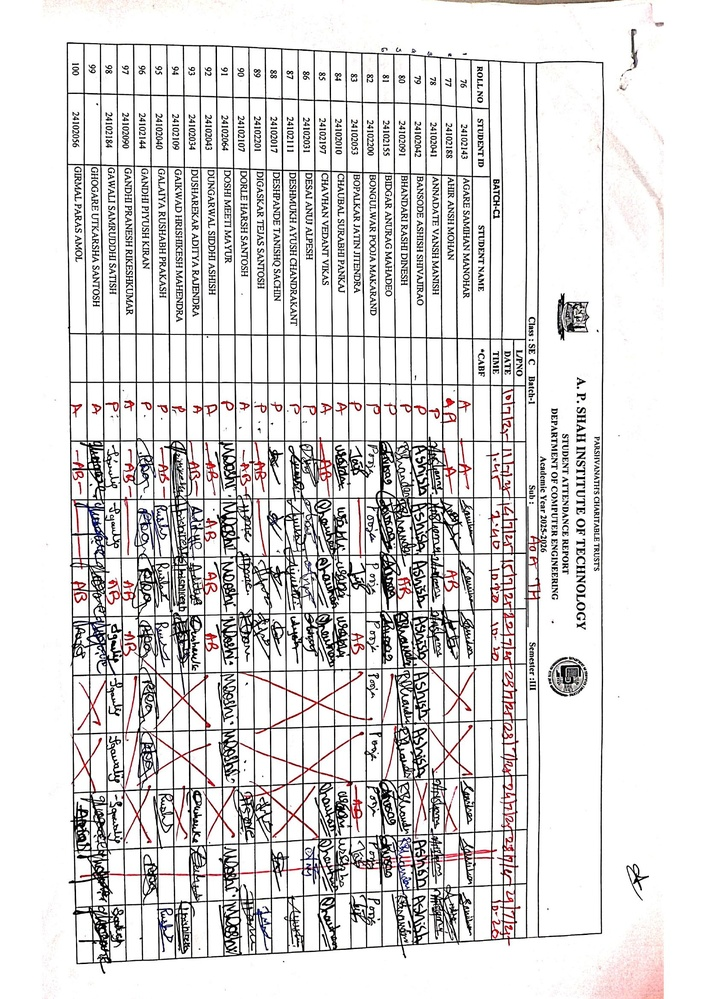
#> input picture AnamaloiesAttendanceSystem/Images/AOA VKC_page_1.jpg, 706 x 999 px, shrunk from 1653 x 2339 before the run
$ python -i TableExtractor.py   (imports and definitions only)
#> lines starting #> are read from the running program, lines starting #| are printed output that depends on the picture; after the words box and inside, x2 and y2 are one past the last pixel; in counts of white or black regions, pixels touching at a corner belong together
import cv2
import numpy as np
import os

class TableExtractor:

    def __init__(self, image_path):
        self.image_path = image_path

    def execute(self):
        self.read_image()
        self.store_process_image("0_original.jpg", self.image)
        self.convert_image_to_grayscale()
        self.store_process_image("1_grayscaled.jpg", self.grayscale_image)
        self.threshold_image()
        self.store_process_image("3_thresholded.jpg", self.thresholded_image)
        self.invert_image()
        self.store_process_image("4_inverteded.jpg", self.inverted_image)
        self.dilate_image()
        self.store_process_image("5_dialateded.jpg", self.dilated_image)
        self.find_contours()
        self.store_process_image("6_all_contours.jpg", self.image_with_all_contours)
        self.filter_contours_and_leave_only_rectangles()
        self.store_process_image("7_only_rectangular_contours.jpg", self.image_with_only_rectangular_contours)
        self.find_largest_contour_by_area()
        self.store_process_image("8_contour_with_max_area.jpg", self.image_with_contour_with_max_area)
        self.order_points_in_the_contour_with_max_area()
        self.store_process_image("9_with_4_corner_points_plotted.jpg", self.image_with_points_plotted)
        self.calculate_new_width_and_height_of_image()
        self.apply_perspective_transform()
        self.store_process_image("10_perspective_corrected.jpg", self.perspective_corrected_image)
        self.add_10_percent_padding()
        self.store_process_image("11_perspective_corrected_with_padding.jpg", self.perspective_corrected_image_with_padding)
        return self.perspective_corrected_image_with_padding

    def read_image(self):
        self.image = cv2.imread(self.image_path)
#> self.image is the input picture: shape (999, 706, 3); mean B, G, R 218.4, 218.4, 220.1

    def convert_image_to_grayscale(self):
        self.grayscale_image = cv2.cvtColor(self.image, cv2.COLOR_BGR2GRAY)

    def blur_image(self):
        self.blurred_image = cv2.blur(self.grayscale_image, (5, 5))

    def threshold_image(self):
        self.thresholded_image = cv2.threshold(self.grayscale_image, 0, 255, cv2.THRESH_BINARY + cv2.THRESH_OTSU)[1]
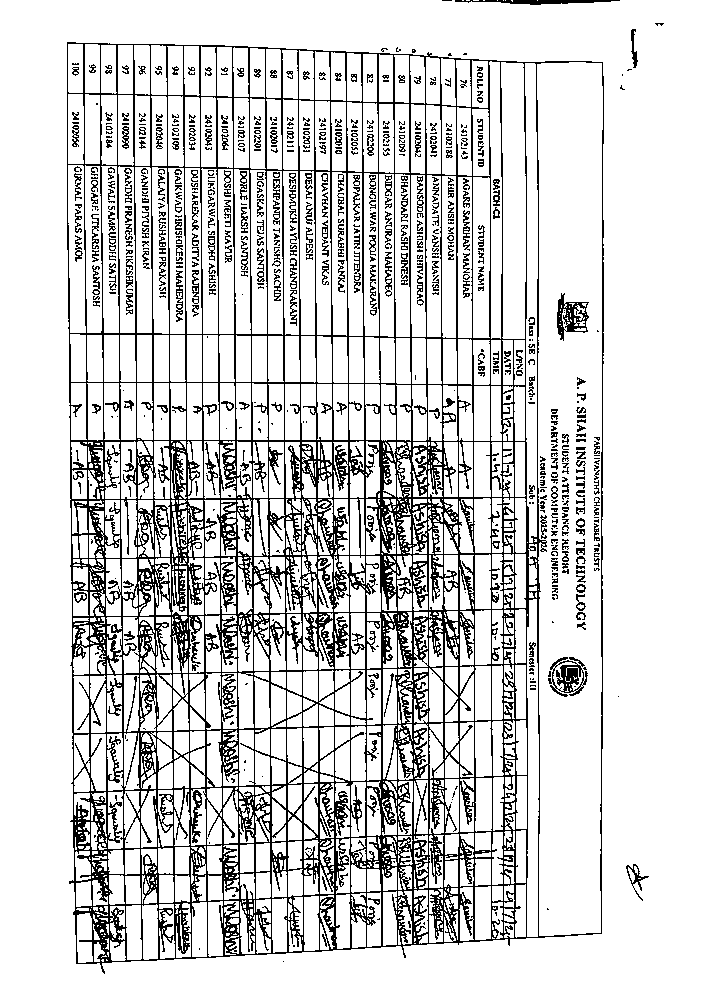
#> self.thresholded_image: shape (999, 706); 83.2% white; black in thin lines or dots, all inside (x1, y1, x2, y2) = (67, 0, 664, 974)

    def invert_image(self):
        self.inverted_image = cv2.bitwise_not(self.thresholded_image)

    def dilate_image(self):
        self.dilated_image = cv2.dilate(self.inverted_image, None, iterations=5)
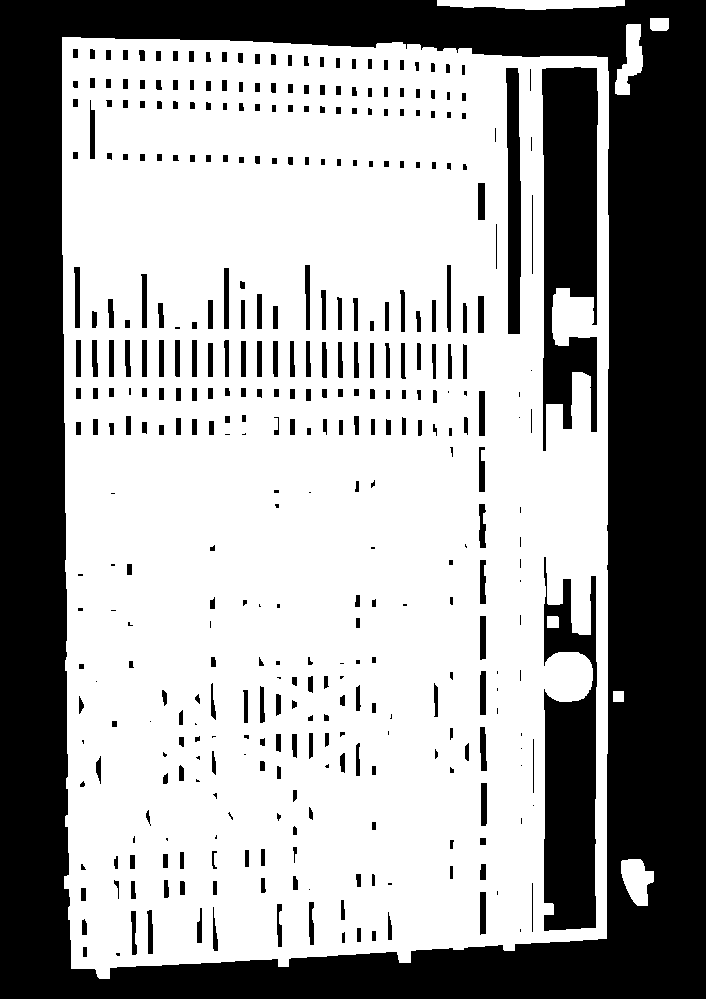
#> self.dilated_image: shape (999, 706); 62.6% white; 385 black regions (73 under 20 px)

    def find_contours(self):
        self.contours, self.hierarchy = cv2.findContours(self.dilated_image, cv2.RETR_TREE, cv2.CHAIN_APPROX_SIMPLE)
#> self.contours = 392 contours, 55 with area under 20; largest, box (x1, y1, x2, y2) and area: (62, 37, 609, 979) 492645, (541, 66, 599, 452) 16574, (543, 556, 598, 932) 14878, (505, 67, 522, 335) 3586, (437, 0, 625, 10) 1304; self.hierarchy = 392 rows, first 6: [1, -1, -1, -1], [2, 0, -1, -1], [389, 1, 3, -1], [4, -1, -1, 2], [5, 3, -1, 2], [6, 4, -1, 2]
        self.image_with_all_contours = self.image.copy()
        cv2.drawContours(self.image_with_all_contours, self.contours, -1, (0, 255, 0), 3)
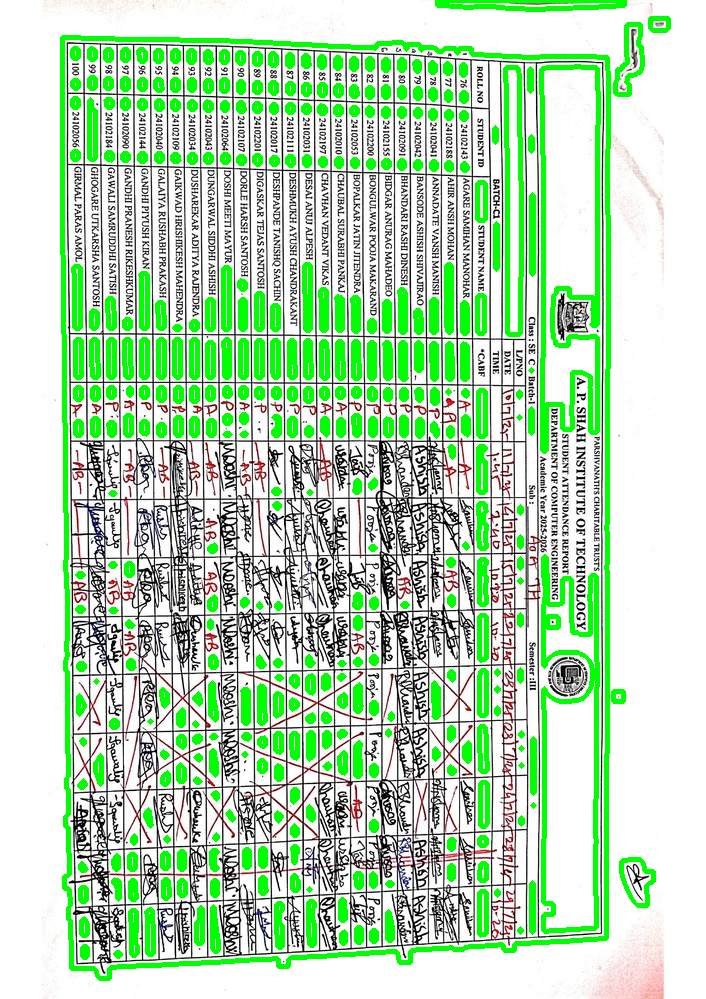
#> self.image_with_all_contours: shape (999, 706, 3); 14.36% of pixels changed, all inside (x1, y1, x2, y2) = (60, 0, 671, 981)

    def filter_contours_and_leave_only_rectangles(self):
        self.rectangular_contours = []
        for contour in self.contours:
            peri = cv2.arcLength(contour, True)
            approx = cv2.approxPolyDP(contour, 0.02 * peri, True)
            if len(approx) == 4:
                self.rectangular_contours.append(approx)
#> this loop made 392 passes
#> peri on passes 1, 4, 5: 141.6, 15.07, 29.66
#> after the loop, self.rectangular_contours = 69 contours, 8 with area under 20; largest, box (x1, y1, x2, y2) and area: (62, 37, 608, 969) 489260, (506, 67, 520, 335) 3292, (74, 266, 81, 329) 336, (223, 267, 230, 330) 306, (141, 273, 148, 329) 298
        self.image_with_only_rectangular_contours = self.image.copy()
        cv2.drawContours(self.image_with_only_rectangular_contours, self.rectangular_contours, -1, (0, 255, 0), 3)
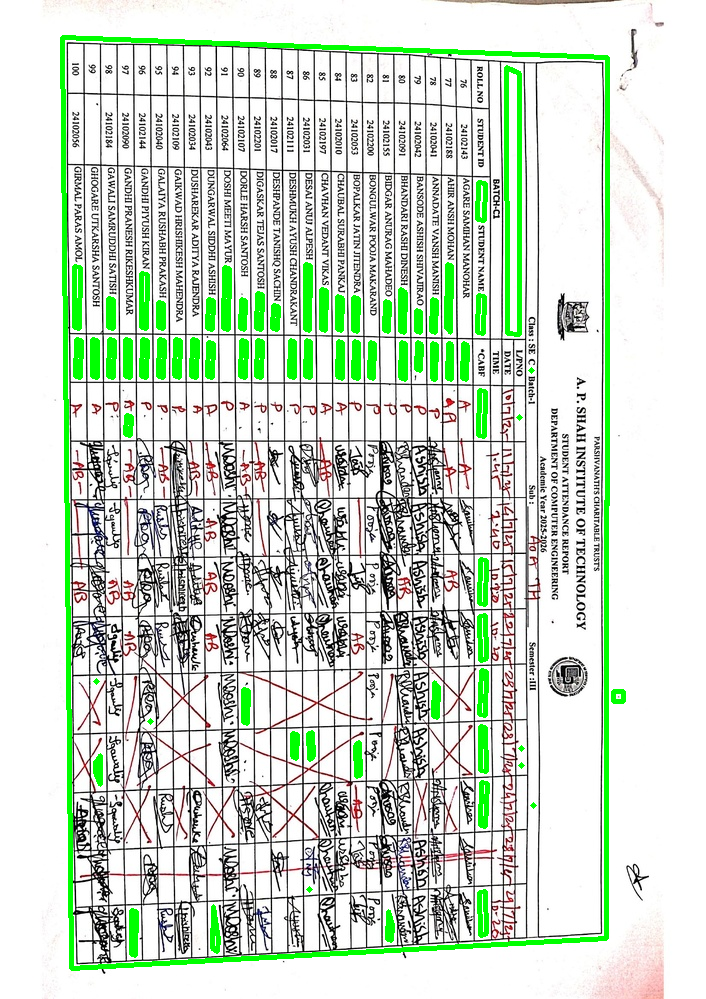
#> self.image_with_only_rectangular_contours: shape (999, 706, 3); 5.71% of pixels changed, all inside (x1, y1, x2, y2) = (60, 35, 626, 971)

    def find_largest_contour_by_area(self):
        max_area = 0
        self.contour_with_max_area = None
        for contour in self.rectangular_contours:
            area = cv2.contourArea(contour)
            if area > max_area:
                max_area = area
                self.contour_with_max_area = contour
#> this loop made 69 passes
#> (area, max_area, self.contour_with_max_area) on passes 1 to 2: (100, 100, [[613, 691], [613, 701], [623, 701], [623, 691]]), (489260, 489260, [[62, 37], [71, 968], [606, 938], [607, 57]])
#> (contour, area) on passes 3, 4, 5, 6, 9, 11: ([[388, 911], [392, 925], [391, 940], [387, 939]], 93.5), ([[131, 910], [136, 911], [135, 955], [131, 954]], 198.5), ([[213, 906], [218, 939], [217, 951], [212, 948]], 153), ([[485, 891], [486, 933], [480, 935], [479, 892]], 256.5), ([[481, 782], [487, 783], [485, 826], [480, 825]], 238), ([[100, 755], [100, 784], [95, 772], [95, 762]], 97.5)
#> after the loop, max_area = 489260
        self.image_with_contour_with_max_area = self.image.copy()
        cv2.drawContours(self.image_with_contour_with_max_area, [self.contour_with_max_area], -1, (0, 255, 0), 3)
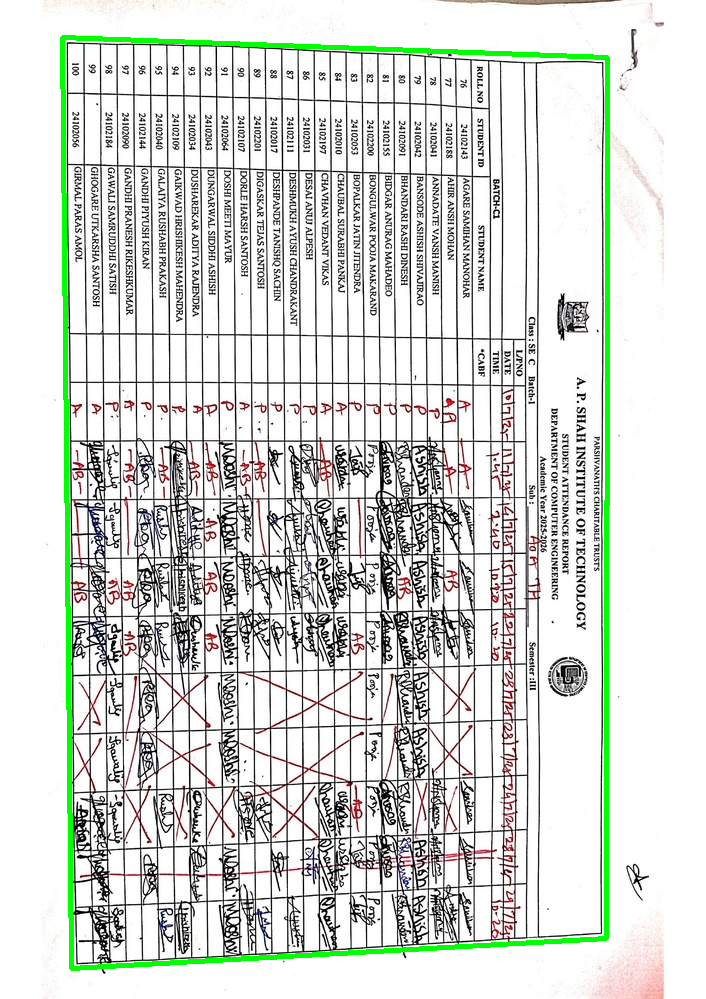
#> self.image_with_contour_with_max_area: shape (999, 706, 3); 2.05% of pixels changed, all inside (x1, y1, x2, y2) = (60, 35, 610, 971)

    def order_points_in_the_contour_with_max_area(self):
        self.contour_with_max_area_ordered = self.order_points(self.contour_with_max_area)
#> in order_points, `pts = pts.reshape(4, 2)`: pts = [[62, 37], [71, 968], [606, 938], [607, 57]]
#> in order_points, `s = pts.sum(axis=1)`: s = [99, 1039, 1544, 664]
#> in order_points, `diff = np.diff(pts, axis=1)`: diff = [-25, 897, 332, -550]
#> self.contour_with_max_area_ordered = [[62, 37], [607, 57], [606, 938], [71, 968]]
        self.image_with_points_plotted = self.image.copy()
        for point in self.contour_with_max_area_ordered:
            point_coordinates = (int(point[0]), int(point[1]))
            self.image_with_points_plotted = cv2.circle(self.image_with_points_plotted, point_coordinates, 10, (0, 0, 255), -1)
#> this loop made 4 passes
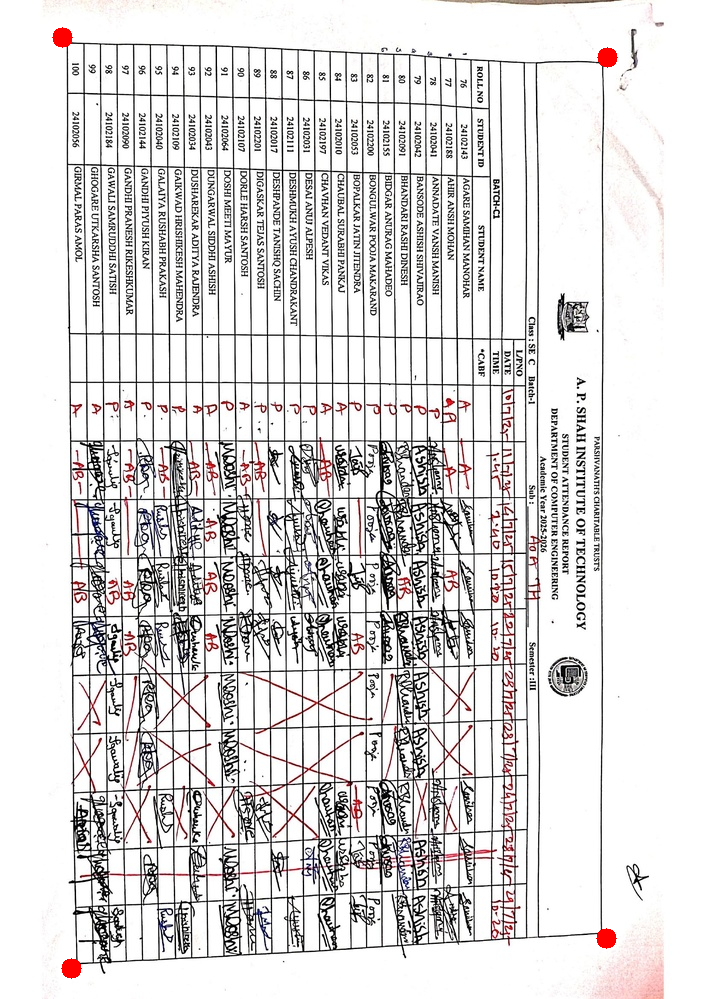
#> self.image_with_points_plotted: shape (999, 706, 3); mean B, G, R 218, 217.9, 220.1

    def calculate_new_width_and_height_of_image(self):
        existing_image_width = self.image.shape[1]
#> existing_image_width = 706
        existing_image_width_reduced_by_10_percent = int(existing_image_width * 0.9)
#> existing_image_width_reduced_by_10_percent = 635

        distance_between_top_left_and_top_right = self.calculateDistanceBetween2Points(self.contour_with_max_area_ordered[0], self.contour_with_max_area_ordered[1])
#> in calculateDistanceBetween2Points, `dis = ((p2[0] - p1[0]) ** 2 + (p2[1] - p1[1]) ** 2) ** 0.5`: dis = 545.4
#> distance_between_top_left_and_top_right = 545.4
        distance_between_top_left_and_bottom_left = self.calculateDistanceBetween2Points(self.contour_with_max_area_ordered[0], self.contour_with_max_area_ordered[3])
#> distance_between_top_left_and_bottom_left = 931

        aspect_ratio = distance_between_top_left_and_bottom_left / distance_between_top_left_and_top_right
#> aspect_ratio = 1.71

        self.new_image_width = existing_image_width_reduced_by_10_percent
#> self.new_image_width = 635
        self.new_image_height = int(self.new_image_width * aspect_ratio)
#> self.new_image_height = 1084

    def apply_perspective_transform(self):
        pts1 = np.float32(self.contour_with_max_area_ordered)
#> pts1 = [[62, 37], [607, 57], [606, 938], [71, 968]]
        pts2 = np.float32([[0, 0], [self.new_image_width, 0], [self.new_image_width, self.new_image_height], [0, self.new_image_height]])
#> pts2 = [[0, 0], [635, 0], [635, 1084], [0, 1084]]
        matrix = cv2.getPerspectiveTransform(pts1, pts2)
#> matrix = [[1.09, -0.0106, -67.49], [-0.0417, 1.14, -39.43], [-9.82e-05, -1.87e-05, 1]]
        self.perspective_corrected_image = cv2.warpPerspective(self.image, matrix, (self.new_image_width, self.new_image_height))

    def add_10_percent_padding(self):
        image_height = self.image.shape[0]
#> image_height = 999
        padding = int(image_height * 0.1)
#> padding = 99
        self.perspective_corrected_image_with_padding = cv2.copyMakeBorder(self.perspective_corrected_image, padding, padding, padding, padding, cv2.BORDER_CONSTANT, value=[255, 255, 255])
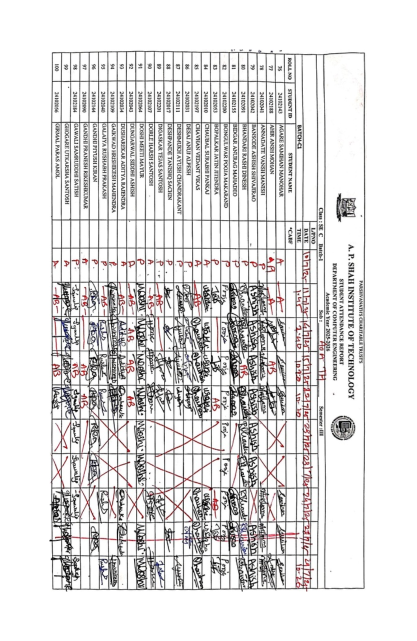
#> self.perspective_corrected_image_with_padding: shape (1282, 833, 3) (shown at 1/2 size); mean B, G, R 221.8, 221.7, 223.1

    def draw_contours(self):
        self.image_with_contours = self.image.copy()
        cv2.drawContours(self.image_with_contours,  [ self.contour_with_max_area ], -1, (0, 255, 0), 1)

    def calculateDistanceBetween2Points(self, p1, p2):
        dis = ((p2[0] - p1[0]) ** 2 + (p2[1] - p1[1]) ** 2) ** 0.5
        return dis

    def order_points(self, pts):
        # initialzie a list of coordinates that will be ordered
        # such that the first entry in the list is the top-left,
        # the second entry is the top-right, the third is the
        # bottom-right, and the fourth is the bottom-left
        pts = pts.reshape(4, 2)
        rect = np.zeros((4, 2), dtype="float32")

        # the top-left point will have the smallest sum, whereas
        # the bottom-right point will have the largest sum
        s = pts.sum(axis=1)
        rect[0] = pts[np.argmin(s)]
        rect[2] = pts[np.argmax(s)]

        # now, compute the difference between the points, the
        # top-right point will have the smallest difference,
        # whereas the bottom-left will have the largest difference
        diff = np.diff(pts, axis=1)
        rect[1] = pts[np.argmin(diff)]
        rect[3] = pts[np.argmax(diff)]

        # return the ordered coordinates
        return rect

    def store_process_image(self, file_name, image):
        path = "processed_images/table_extractor/" + file_name
        cv2.imwrite(path, image)


>>> result = TableExtractor('Images/AOA VKC_page_1.jpg').execute()
